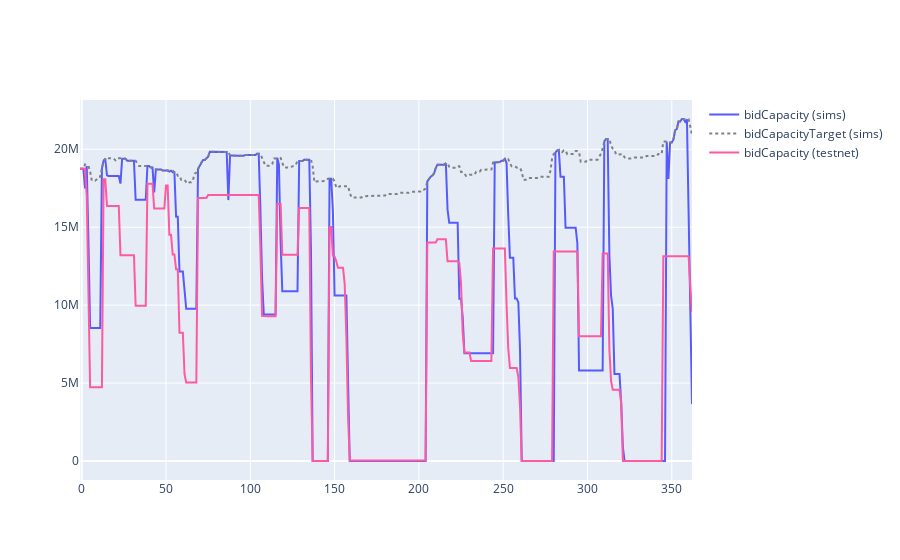

Notebook cell for this chart:
### Code cell
fig3 = go.Figure()

fig3.add_trace(go.Scatter(x=df_testnet2['day'], y=df_sims['bidCapacity'], name='bidCapacity (sims)', line=dict(color='#565bff')))
fig3.add_trace(go.Scatter(x=df_testnet2['day'], y=df_sims['bidCapacityTarget'], name='bidCapacityTarget (sims)', line=dict(color='grey', dash='dot')))

fig3.add_trace(go.Scatter(x=df_testnet2['day'], y=df_testnet2['lowCapacity'], name='bidCapacity (testnet)', line=dict(color='#ff59a2')))

fig3.show()

### Figure 1 — Plotly figure (JSON) as saved in the notebook; plotly's stock layout.template omitted (floating-point values rounded to 4 significant figures; data arrays with more than 128 entries replaced by an {"elided": "..."} marker saying what was removed)
{"data": [{"line": {"color": "#565bff"}, "name": "bidCapacity (sims)", "type": "scatter", "x": {"elided": "364 int values"}, "y": {"elided": "364 float values"}}, {"line": {"color": "grey", "dash": "dot"}, "name": "bidCapacityTarget (sims)", "type": "scatter", "x": {"elided": "364 int values"}, "y": {"elided": "364 float values"}}, {"line": {"color": "#ff59a2"}, "name": "bidCapacity (testnet)", "type": "scatter", "x": {"elided": "364 int values"}, "y": {"elided": "364 float values"}}], "layout": {}}
